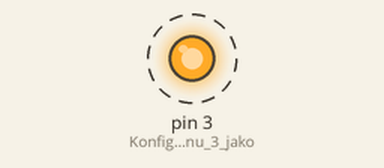
Recording of a sketch running on a simulated Arduino Uno, built with avr-gcc and run on an emulated ATmega328P. On the bench: output pins drawn as LEDs (lit = HIGH). Dashed ring = blinking.

Above: at 0.8 s.
Timing chart, 0 to 4.6 s (numbered marks = the images above):
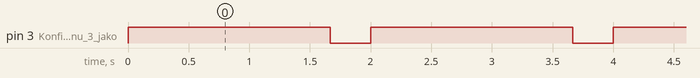

Measured:
- by itself, pin 3 (Konfiguracja_pinu_3_jako): alternates HIGH for 1.7 s and LOW for 0.33 s

The sketch:

czujnik_zmierzchu.ino
```cpp
void setup() {
  pinMode(3, OUTPUT); //Konfiguracja pinu 3 jako wyjście
}

void loop() {
  digitalWrite(3, HIGH); //Włączenie diody
  delay(1667);
  digitalWrite(3, LOW); //Wyłączenie diody
  delay(333);
}
```
